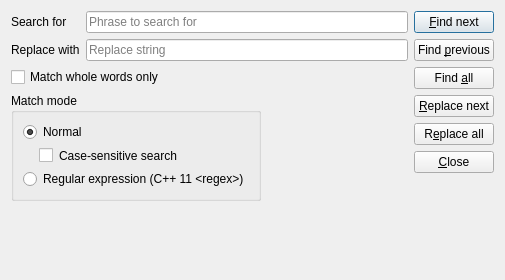
<?xml version="1.0" encoding="UTF-8"?>
<ui version="4.0">
 <class>FormFindReplace</class>
 <widget class="QDialog" name="FormFindReplace">
  <property name="geometry">
   <rect>
    <x>0</x>
    <y>0</y>
    <width>505</width>
    <height>280</height>
   </rect>
  </property>
  <property name="windowTitle">
   <string>Find and replace</string>
  </property>
  <layout class="QGridLayout" name="gridLayout_2">
   <item row="2" column="0">
    <widget class="QGroupBox" name="groupBox">
     <property name="title">
      <string>Match mode</string>
     </property>
     <layout class="QGridLayout" name="gridLayout">
      <item row="0" column="0">
       <widget class="QRadioButton" name="m_rbModeNormal">
        <property name="text">
         <string>Normal</string>
        </property>
        <property name="checked">
         <bool>true</bool>
        </property>
       </widget>
      </item>
      <item row="1" column="0">
       <widget class="QCheckBox" name="m_checkCaseSensitiveSearch">
        <property name="styleSheet">
         <string notr="true">margin-left: 16px;</string>
        </property>
        <property name="text">
         <string>Case-sensitive search</string>
        </property>
       </widget>
      </item>
      <item row="2" column="0">
       <widget class="QRadioButton" name="m_rbModeRegex">
        <property name="text">
         <string>Regular expression (C++ 11 &lt;regex&gt;)</string>
        </property>
       </widget>
      </item>
     </layout>
    </widget>
   </item>
   <item row="0" column="0" colspan="2">
    <layout class="QFormLayout" name="formLayout">
     <item row="0" column="0">
      <widget class="QLabel" name="m_lblSearch">
       <property name="text">
        <string>Search for</string>
       </property>
       <property name="buddy">
        <cstring>m_txtSearchPhrase</cstring>
       </property>
      </widget>
     </item>
     <item row="0" column="1">
      <widget class="BaseLineEdit" name="m_txtSearchPhrase">
       <property name="placeholderText">
        <string>Phrase to search for</string>
       </property>
      </widget>
     </item>
     <item row="1" column="0">
      <widget class="QLabel" name="m_lblReplace">
       <property name="text">
        <string>Replace with</string>
       </property>
       <property name="buddy">
        <cstring>m_txtReplaceString</cstring>
       </property>
      </widget>
     </item>
     <item row="1" column="1">
      <widget class="QLineEdit" name="m_txtReplaceString">
       <property name="placeholderText">
        <string>Replace string</string>
       </property>
      </widget>
     </item>
    </layout>
   </item>
   <item row="2" column="1" rowspan="2">
    <spacer name="horizontalSpacer">
     <property name="orientation">
      <enum>Qt::Horizontal</enum>
     </property>
     <property name="sizeHint" stdset="0">
      <size>
       <width>40</width>
       <height>20</height>
      </size>
     </property>
    </spacer>
   </item>
   <item row="3" column="0">
    <spacer name="verticalSpacer_2">
     <property name="orientation">
      <enum>Qt::Vertical</enum>
     </property>
     <property name="sizeHint" stdset="0">
      <size>
       <width>20</width>
       <height>42</height>
      </size>
     </property>
    </spacer>
   </item>
   <item row="1" column="0">
    <widget class="QCheckBox" name="m_checkMatchWholeWords">
     <property name="text">
      <string>Match whole words only</string>
     </property>
    </widget>
   </item>
   <item row="4" column="0">
    <widget class="QLabel" name="m_lblResult">
     <property name="text">
      <string/>
     </property>
    </widget>
   </item>
   <item row="0" column="2" rowspan="5">
    <layout class="QVBoxLayout" name="verticalLayout">
     <property name="sizeConstraint">
      <enum>QLayout::SetFixedSize</enum>
     </property>
     <item>
      <widget class="QPushButton" name="m_btnFindNext">
       <property name="text">
        <string>&amp;Find next</string>
       </property>
      </widget>
     </item>
     <item>
      <widget class="QPushButton" name="m_btnFindNext_2">
       <property name="text">
        <string>Find &amp;previous</string>
       </property>
      </widget>
     </item>
     <item>
      <widget class="QPushButton" name="m_btnFindAll">
       <property name="text">
        <string>Find &amp;all</string>
       </property>
      </widget>
     </item>
     <item>
      <widget class="QPushButton" name="m_btnReplaceNext">
       <property name="text">
        <string>&amp;Replace next</string>
       </property>
      </widget>
     </item>
     <item>
      <widget class="QPushButton" name="m_btnReplaceAll">
       <property name="text">
        <string>R&amp;eplace all</string>
       </property>
      </widget>
     </item>
     <item>
      <widget class="QPushButton" name="m_btnClose">
       <property name="text">
        <string>&amp;Close</string>
       </property>
      </widget>
     </item>
     <item>
      <spacer name="verticalSpacer">
       <property name="orientation">
        <enum>Qt::Vertical</enum>
       </property>
       <property name="sizeHint" stdset="0">
        <size>
         <width>20</width>
         <height>40</height>
        </size>
       </property>
      </spacer>
     </item>
    </layout>
   </item>
  </layout>
 </widget>
 <customwidgets>
  <customwidget>
   <class>BaseLineEdit</class>
   <extends>QLineEdit</extends>
   <header>baselineedit.h</header>
  </customwidget>
 </customwidgets>
 <tabstops>
  <tabstop>m_txtSearchPhrase</tabstop>
  <tabstop>m_txtReplaceString</tabstop>
  <tabstop>m_checkMatchWholeWords</tabstop>
  <tabstop>m_rbModeNormal</tabstop>
  <tabstop>m_checkCaseSensitiveSearch</tabstop>
  <tabstop>m_rbModeRegex</tabstop>
  <tabstop>m_btnFindNext</tabstop>
  <tabstop>m_btnFindNext_2</tabstop>
  <tabstop>m_btnFindAll</tabstop>
  <tabstop>m_btnReplaceNext</tabstop>
  <tabstop>m_btnReplaceAll</tabstop>
  <tabstop>m_btnClose</tabstop>
 </tabstops>
 <resources/>
 <connections>
  <connection>
   <sender>m_rbModeNormal</sender>
   <signal>toggled(bool)</signal>
   <receiver>m_checkCaseSensitiveSearch</receiver>
   <slot>setEnabled(bool)</slot>
   <hints>
    <hint type="sourcelabel">
     <x>122</x>
     <y>140</y>
    </hint>
    <hint type="destinationlabel">
     <x>122</x>
     <y>161</y>
    </hint>
   </hints>
  </connection>
  <connection>
   <sender>m_btnClose</sender>
   <signal>clicked()</signal>
   <receiver>FormFindReplace</receiver>
   <slot>reject()</slot>
   <hints>
    <hint type="sourcelabel">
     <x>497</x>
     <y>206</y>
    </hint>
    <hint type="destinationlabel">
     <x>228</x>
     <y>139</y>
    </hint>
   </hints>
  </connection>
 </connections>
</ui>
